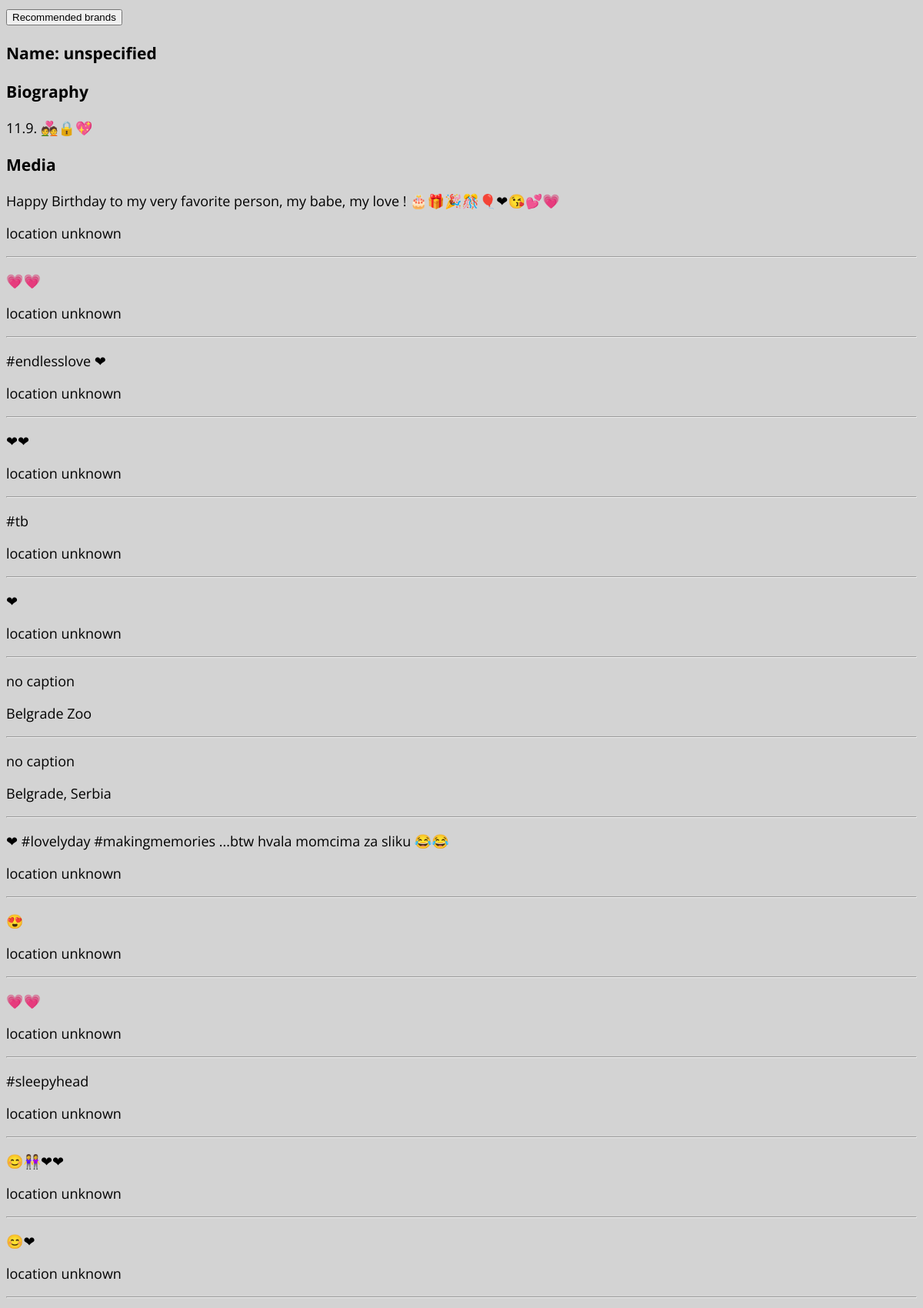
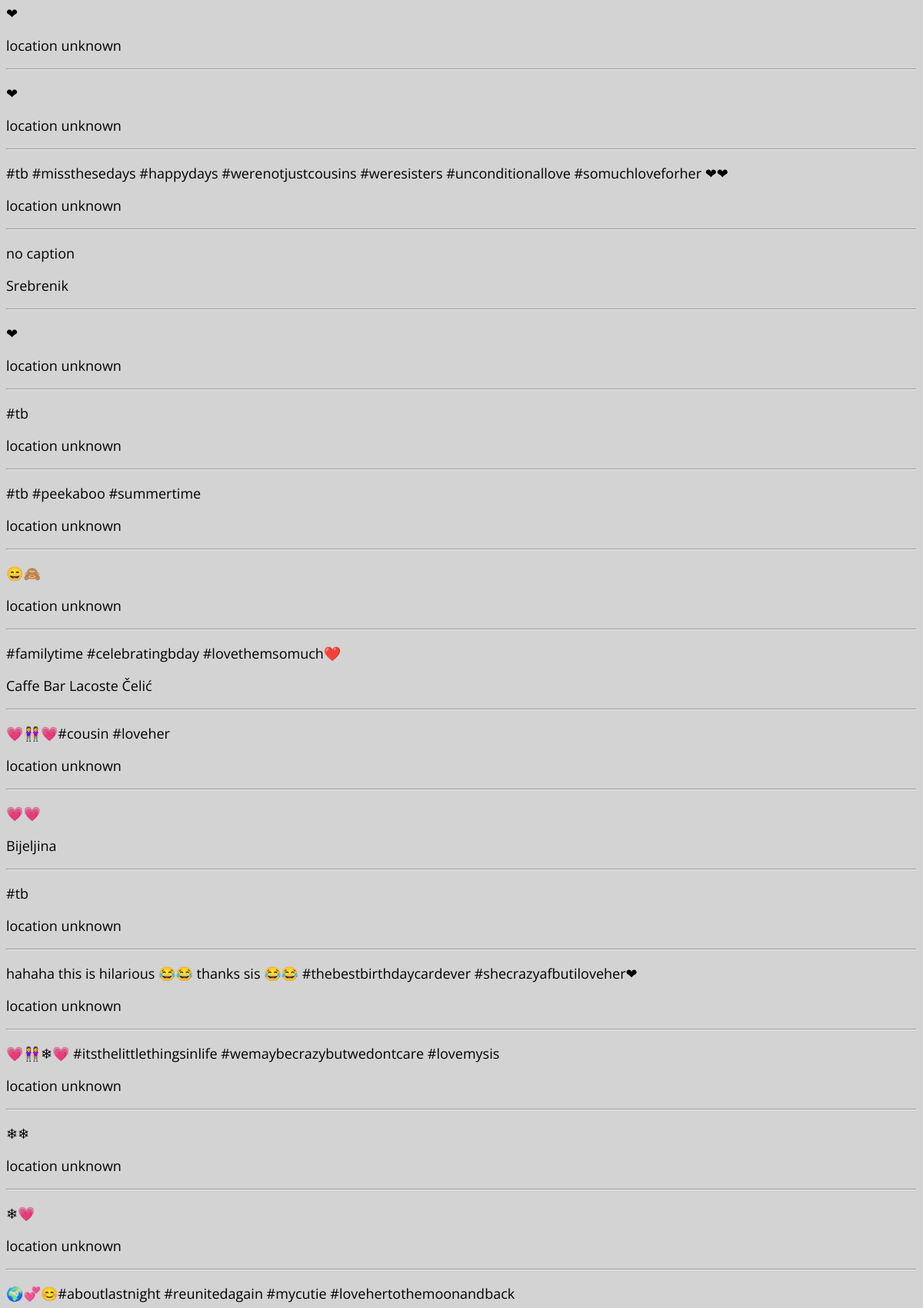
Page /brinfluence/influencer/0ompa_lo0mpa/ (upper part) on the committed database (2 pictures, top to bottom).
### brinfluence/models.py (models this page shows)
class User(models.Model):
    biography = models.CharField(max_length=350)
    email = models.EmailField(max_length=254)
    gender = models.CharField(max_length=6)
    name = models.CharField(max_length=70)
    profile_pic_url = models.CharField(max_length=300)
    username = models.CharField(max_length=80, unique=True)
    date_of_birth = models.DateField(auto_now=False, auto_now_add=False)
    objects = UserManager()

class UserMedia(models.Model):
    user = models.ForeignKey(User, on_delete=models.CASCADE)
    caption = models.CharField(max_length=800)
    location = models.CharField(max_length=300)
    objects = UserMediaManager()

### brinfluence/views.py (the view)
# urls.py: path('influencer/<username>/', views.influencer_profile, name='influencer_profile' ),
def influencer_profile(request, username):
    user = User.objects.get(username=username)
    media = UserMedia.objects.filter(user=user)
    comments = UserComment.objects.filter(user=user)
    context = {"user": user, "comments": comments, "media": media}
    return render(request, 'brinfluence/influencer/profile.html', context)

### brinfluence/templates/brinfluence/influencer/profile.html (shortened to what this page needs)
{% extends 'brinfluence/_layout.html' %}
{% block content %}
<input type="button" onclick="location.href='recommended/'" value="Recommended brands" />
<h3>Name: {{ user.name }}</h3>
<h3>Biography</h3>
<span>{{ user.biography }}</span>
<h3>Media</h3>
{% for post in media %}
    <p>{{ post.caption }}</p>
    <p>{{ post.location }}</p>
    <hr />
{% endfor %}
{% endblock %}

### brinfluence/static/css/home.css (style rules this page uses)
html { font-family: 'Open Sans', sans-serif; font-size: 18px; background-color: red; background-position: center; background-repeat: no-repeat; background-size: cover; background-color: lightgray; height: 100%; width: 100%; }

### rows in the picture
User: name "unspecified", biography "11.9. 💑🔒💖"
UserMedia: caption "Happy Birthday to my very favorite person, my babe, my love ! 🎂🎁🎉🎊🎈❤😘💕💗", location "location unknown"
UserMedia: caption "💗💗", location "location unknown"
UserMedia: caption "#endlesslove ❤", location "location unknown"
UserMedia: caption "❤❤", location "location unknown"
UserMedia: caption "#tb", location "location unknown"
UserMedia: caption "❤", location "location unknown"
UserMedia: caption "no caption", location "Belgrade Zoo"
UserMedia: caption "no caption", location "Belgrade, Serbia"
UserMedia: caption "❤ #lovelyday #makingmemories ...btw hvala momcima za sliku 😂😂", location "location unknown"
UserMedia: caption "😍", location "location unknown"
UserMedia: caption "💗💗", location "location unknown"
UserMedia: caption "#sleepyhead", location "location unknown"
UserMedia: caption "😊👭❤❤", location "location unknown"
UserMedia: caption "😊❤", location "location unknown"
UserMedia: caption "❤", location "location unknown"
UserMedia: caption "❤", location "location unknown"
UserMedia: caption "#tb #missthesedays #happydays #werenotjustcousins #weresisters #unconditionallove #somuchloveforher ❤❤", location "location unknown"
UserMedia: caption "no caption", location "Srebrenik"
UserMedia: caption "❤", location "location unknown"
UserMedia: caption "#tb", location "location unknown"
UserMedia: caption "#tb #peekaboo #summertime", location "location unknown"
UserMedia: caption "😄🙈", location "location unknown"
UserMedia: caption "#familytime #celebratingbday #lovethemsomuch❤️", location "Caffe Bar Lacoste Čelić"
UserMedia: caption "💗👭💗#cousin #loveher", location "location unknown"
UserMedia: caption "💗💗", location "Bijeljina"
UserMedia: caption "#tb", location "location unknown"
UserMedia: caption "hahaha this is hilarious 😂😂 thanks sis 😂😂 #thebestbirthdaycardever #shecrazyafbutiloveher❤", location "location unknown"
UserMedia: caption "💗👭❄💗 #itsthelittlethingsinlife #wemaybecrazybutwedontcare #lovemysis", location "location unknown"
UserMedia: caption "❄❄", location "location unknown"
UserMedia: caption "❄💗", location "location unknown"
UserMedia: caption "🌍💞😊#aboutlastnight #reunitedagain #mycutie #lovehertothemoonandback"
